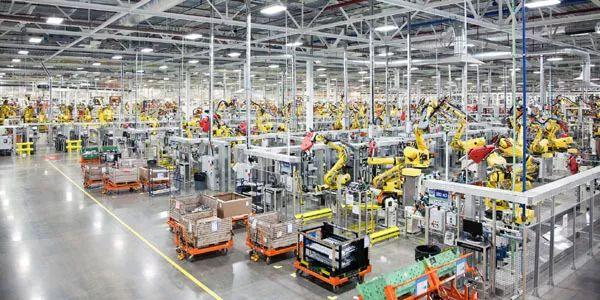
#> input picture pictures/factory.jpg, 600 x 300 px
$ python '17.图像直方图.py'
#> lines starting #> are read from the running program, lines starting #| are printed output that depends on the picture
import cv2 as cv
import numpy as np
from matplotlib import pyplot as plt


def custom_hist(gray):
    h, w = gray.shape()
    # matlab gray()函数的功能是将真彩色图像转换为灰度图像。
    hist = np.zeros([256], dtype=np.int32)
    for row in range(h):
        for col in range(w):
            pv = gray[row, col]
            hist[pv] += 1

    y_pos = np.arange(0, 256, 1, dtype=np.int32)
    plt.bar(y_pos, hist, align="center", color="r", alpha=0.5)
    plt.xticks(y_pos, y_pos)
    plt.ylabel("Frequency")
    plt.title('Histogram')

    plt.plot(hist, color="r")
    plt.xlim([0, 256])
    plt.show()


def image_hist(image):
    cv.imshow("input", image)
    color = ("blue", "green", "red")
    for i, color in enumerate(color):
        hist = cv.calcHist([image], [i], None, [256], [0, 256])
        plt.plot(hist, color=color)
        plt.xlim([0, 256])
    plt.show()


src = cv.imread("./pictures/factory.jpg")
#> src is the input picture: shape (300, 600, 3); mean B, G, R 141.9, 147.8, 150.8
cv.namedWindow("input", cv.WINDOW_AUTOSIZE)
gray = cv.cvtColor(src, cv.COLOR_BGR2GRAY)
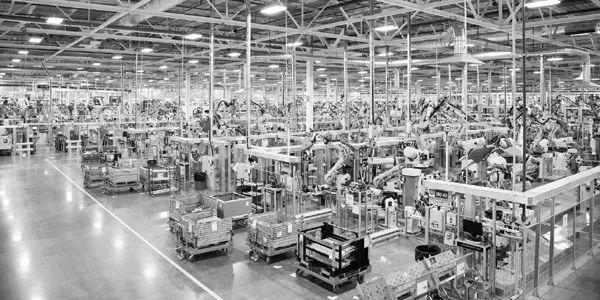
#> gray: shape (300, 600); min 0, max 255, mean 148.1
cv.imshow("input", gray)
# custom_hist(gray)
image_hist(src)
#> in image_hist, `plt.show()`:
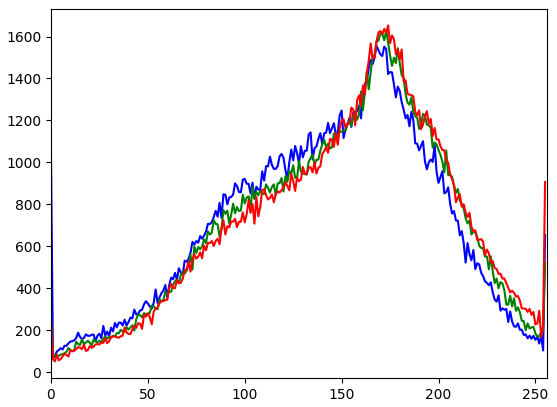
#> figure drawn by matplotlib, 1 panel; curve peaks at x = 168, y = 1556; curve peaks at x = 173, y = 1631; curve peaks at x = 174, y = 1653
cv.waitKey(0)
cv.destroyAllWindows()

$ run again, with pictures/blox.jpg copied over pictures/factory.jpg
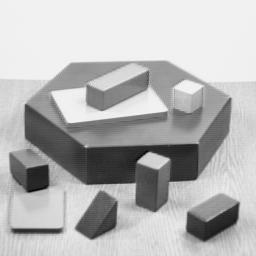
#> input picture pictures/blox.jpg, 256 x 256 px
#> src is the input picture: shape (256, 256, 3); min 0, max 252, mean 182.8
#> in image_hist, `plt.show()`:
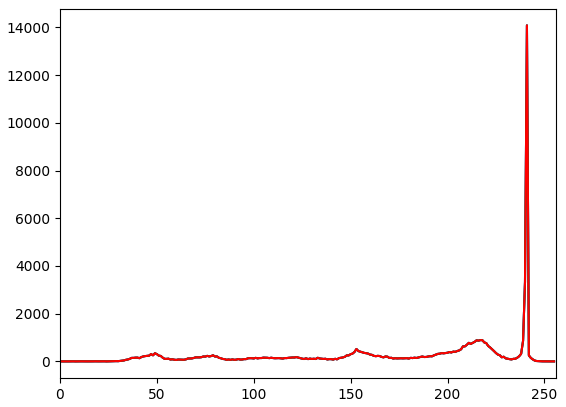
#> figure drawn by matplotlib, 1 panel; curve peaks at x = 241, y = 14087; curve peaks at x = 241, y = 14087; curve peaks at x = 241, y = 14087
